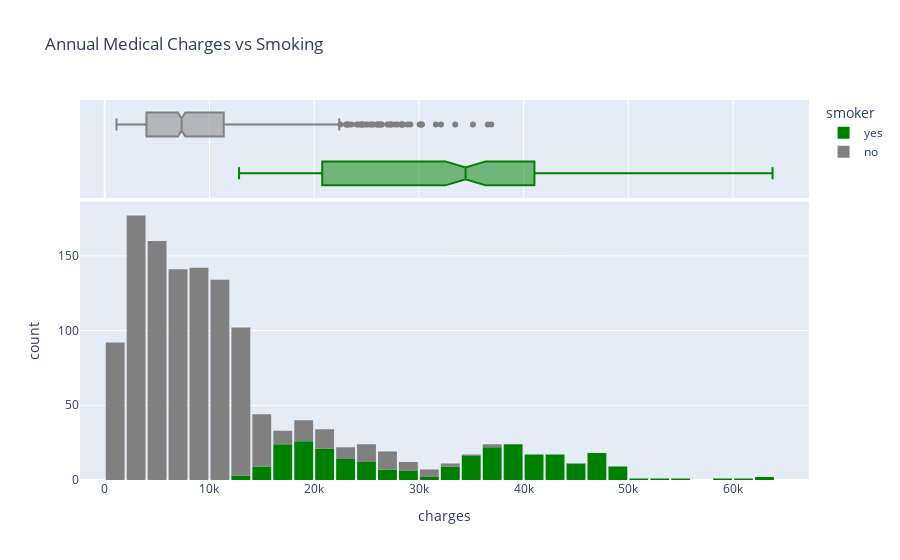

Write notebook code for a chart like this one.
### Code cell
fig = px.histogram(medical_df, 
                   x='charges', 
                   marginal='box', 
                   color='smoker', 
                   color_discrete_sequence=['green', 'grey'], 
                   title='Annual Medical Charges vs Smoking')
fig.update_layout(bargap=0.1)
fig.show()

### Figure 1 — Plotly figure (JSON) as saved in the notebook; plotly's stock layout.template omitted (floating-point values rounded to 4 significant figures; data arrays with more than 128 entries replaced by an {"elided": "..."} marker saying what was removed)
{"data": [{"alignmentgroup": "True", "bingroup": "x", "hovertemplate": "smoker=yes<br>charges=%{x}<br>count=%{y}<extra></extra>", "legendgroup": "yes", "marker": {"color": "green", "pattern": {"shape": ""}}, "name": "yes", "offsetgroup": "yes", "orientation": "v", "showlegend": true, "type": "histogram", "x": {"elided": "274 float values"}, "xaxis": "x", "yaxis": "y"}, {"alignmentgroup": "True", "hovertemplate": "smoker=yes<br>charges=%{x}<extra></extra>", "legendgroup": "yes", "marker": {"color": "green"}, "name": "yes", "notched": true, "offsetgroup": "yes", "showlegend": false, "type": "box", "x": {"elided": "274 float values"}, "xaxis": "x2", "yaxis": "y2"}, {"alignmentgroup": "True", "bingroup": "x", "hovertemplate": "smoker=no<br>charges=%{x}<br>count=%{y}<extra></extra>", "legendgroup": "no", "marker": {"color": "grey", "pattern": {"shape": ""}}, "name": "no", "offsetgroup": "no", "orientation": "v", "showlegend": true, "type": "histogram", "x": {"elided": "1064 float values"}, "xaxis": "x", "yaxis": "y"}, {"alignmentgroup": "True", "hovertemplate": "smoker=no<br>charges=%{x}<extra></extra>", "legendgroup": "no", "marker": {"color": "grey"}, "name": "no", "notched": true, "offsetgroup": "no", "showlegend": false, "type": "box", "x": {"elided": "1064 float values"}, "xaxis": "x2", "yaxis": "y2"}], "layout": {"bargap": 0.1, "barmode": "relative", "legend": {"title": {"text": "smoker"}, "tracegroupgap": 0}, "title": {"text": "Annual Medical Charges vs Smoking"}, "xaxis": {"anchor": "y", "domain": [0, 1], "title": {"text": "charges"}}, "xaxis2": {"anchor": "y2", "domain": [0, 1], "matches": "x", "showgrid": true, "showticklabels": false}, "yaxis": {"anchor": "x", "domain": [0, 0.7326], "title": {"text": "count"}}, "yaxis2": {"anchor": "x2", "domain": [0.7426, 1], "matches": "y2", "showgrid": false, "showline": false, "showticklabels": false, "ticks": ""}}}
